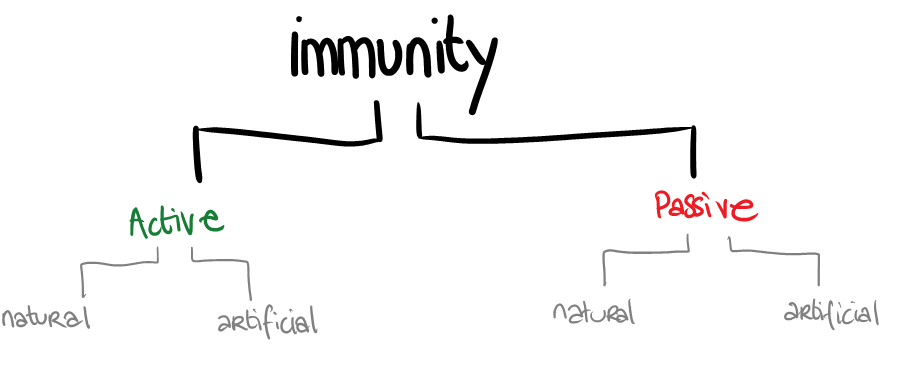
#> input picture Data/diagram.png, 904 x 383 px
$ jupyter execute '9) Binarize Image.ipynb'
#> lines starting #> are read from the running program, lines starting #| are printed output that depends on the picture; after the words box and inside, x2 and y2 are one past the last pixel; in counts of white or black regions, pixels touching at a corner belong together
[cell 1]
import cv2
from matplotlib import pyplot as plt
plt.rcParams["figure.figsize"] = (25,7)

[cell 2]
img_name = 'diagram.png'
img = cv2.imread('Data/'+ img_name, cv2.IMREAD_GRAYSCALE)
#> img: shape (383, 904); min 0, max 255, mean 247.1
plt.imshow(img, cmap='Greys_r')
plt.show()

[cell 3]
th1 = cv2.adaptiveThreshold(img,255,cv2.ADAPTIVE_THRESH_MEAN_C, cv2.THRESH_BINARY,11,2)
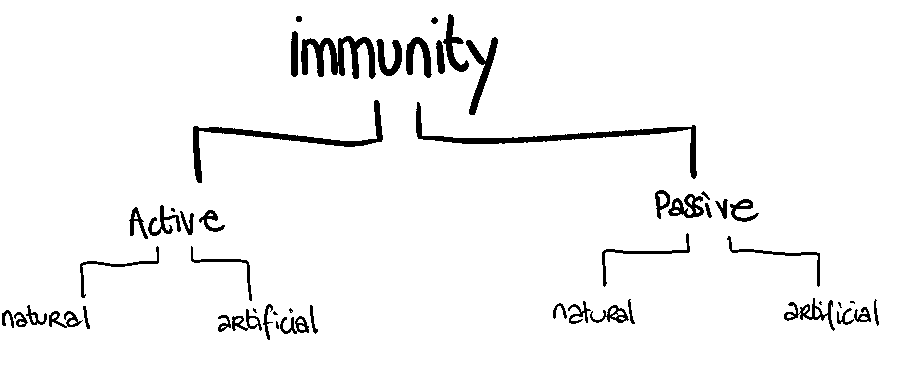
#> th1: shape (383, 904); 95.8% white; 51 black regions (8 under 20 px), largest, box (x1, y1, x2, y2) and area: (416, 102, 697, 179) 1916, (301, 36, 376, 79) 1593, (193, 100, 383, 183) 1582
th2 = cv2.adaptiveThreshold(img,255,cv2.ADAPTIVE_THRESH_GAUSSIAN_C, cv2.THRESH_BINARY,11,2)
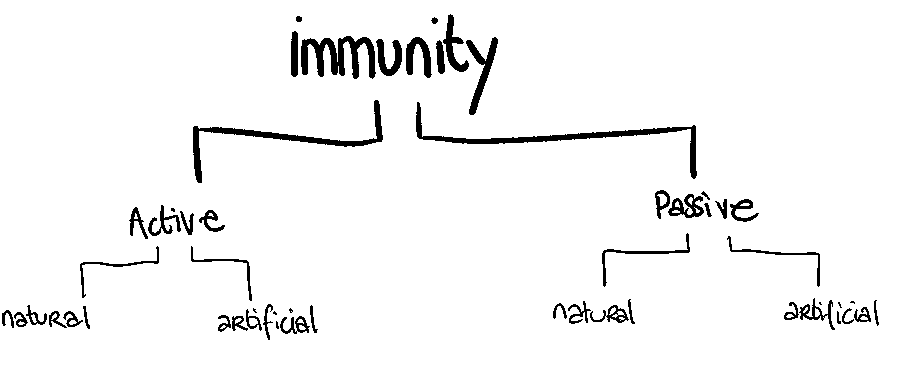
#> th2: shape (383, 904); 96% white; 55 black regions (8 under 20 px), largest, box (x1, y1, x2, y2) and area: (416, 102, 697, 179) 1865, (301, 36, 376, 79) 1603, (193, 100, 383, 183) 1571
